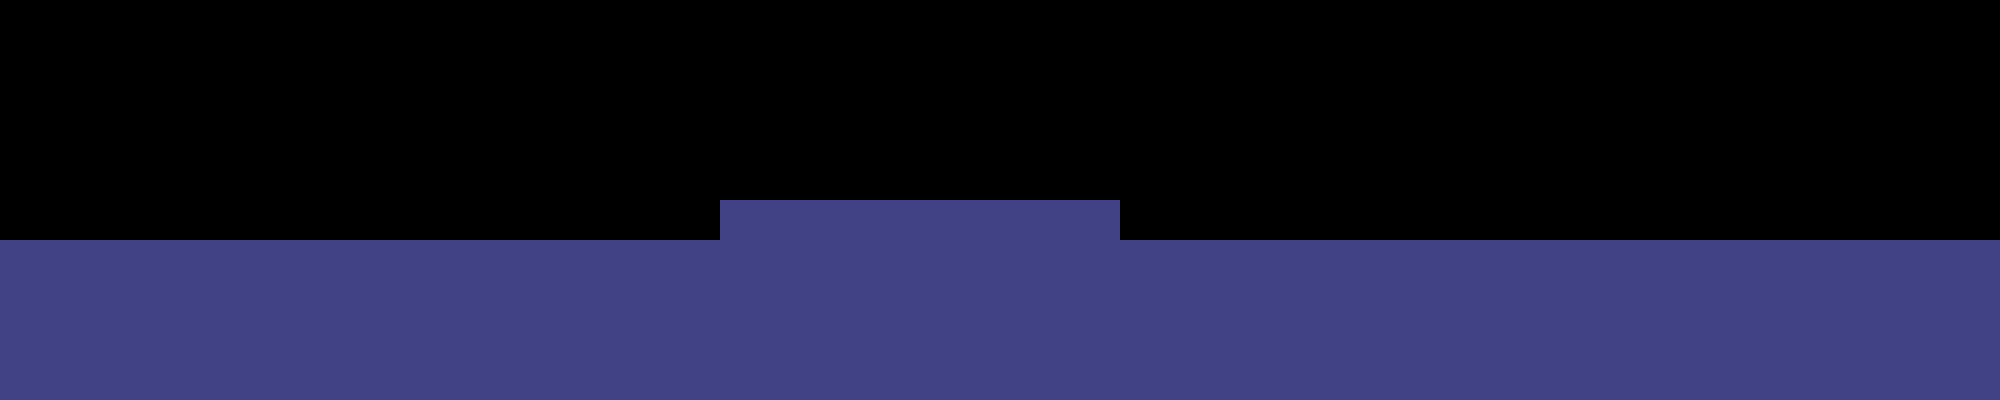

Rendered tile map (Tiled .tmx) drawn with the repository's tilesets; below, a short description and the full map source, tile grids included:
An orthogonal 50x10 tile map with 40x40 px tiles, 1 tile layer (floor), 2 tilesets and 13 objects (spawn, ddd_scene).

<map version="1.11" tiledversion="1.12.2" orientation="orthogonal" renderorder="right-down" width="50" height="10" tilewidth="40" tileheight="40" infinite="0" nextlayerid="10" nextobjectid="47">
 <editorsettings>
  <export target="room_cc_kingbattle.lua" format="lua" />
 </editorsettings>
 <properties>
  <property name="name" value="King Battle" />
  <property name="name_id" value="map_room_cc_kingbattle_name" />
  <property name="open_utdr_logic_status" value="" />
  <property name="open_utdr_notes" value="" />
  <property name="open_utdr_scope" value="" />
  <property name="open_utdr_visual_status" value="" />
  <property name="speed" type="int" value="0" />
 </properties>
 <tileset firstgid="1" source="../tilesets/bg_tiles_castle.tsx" />
 <tileset firstgid="41" source="../tilesets/platform.tsx" />
 <layer id="1" name="floor" width="50" height="10">
  <data encoding="csv">
0,0,0,0,0,0,0,0,0,0,0,0,0,0,0,0,0,0,0,0,0,0,0,0,0,0,0,0,0,0,0,0,0,0,0,0,0,0,0,0,0,0,0,0,0,0,0,0,0,0,
0,0,0,0,0,0,0,0,0,0,0,0,0,0,0,0,0,0,0,0,0,0,0,0,0,0,0,0,0,0,0,0,0,0,0,0,0,0,0,0,0,0,0,0,0,0,0,0,0,0,
0,0,0,0,0,0,0,0,0,0,0,0,0,0,0,0,0,0,0,0,0,0,0,0,0,0,0,0,0,0,0,0,0,0,0,0,0,0,0,0,0,0,0,0,0,0,0,0,0,0,
0,0,0,0,0,0,0,0,0,0,0,0,0,0,0,0,0,0,0,0,0,0,0,0,0,0,0,0,0,0,0,0,0,0,0,0,0,0,0,0,0,0,0,0,0,0,0,0,0,0,
0,0,0,0,0,0,0,0,0,0,0,0,0,0,0,0,0,0,0,0,0,0,0,0,0,0,0,0,0,0,0,0,0,0,0,0,0,0,0,0,0,0,0,0,0,0,0,0,0,0,
0,0,0,0,0,0,0,0,0,0,0,0,0,0,0,0,0,0,23,23,23,23,23,23,23,23,23,23,0,0,0,0,0,0,0,0,0,0,0,0,0,0,0,0,0,0,0,0,0,0,
23,23,23,23,23,23,23,23,23,23,23,23,23,23,23,23,23,23,23,23,23,23,23,23,23,23,23,23,23,23,23,23,23,23,23,23,23,23,23,23,23,23,23,23,23,23,23,23,23,23,
23,23,23,23,23,23,23,23,23,23,23,23,23,23,23,23,23,23,23,23,23,23,23,23,23,23,23,23,23,23,23,23,23,23,23,23,23,23,23,23,23,23,23,23,23,23,23,23,23,23,
23,23,23,23,23,23,23,23,23,23,23,23,23,23,23,23,23,23,23,23,23,23,23,23,23,23,23,23,23,23,23,23,23,23,23,23,23,23,23,23,23,23,23,23,23,23,23,23,23,23,
23,23,23,23,23,23,23,23,23,23,23,23,23,23,23,23,23,23,23,23,23,23,23,23,23,23,23,23,23,23,23,23,23,23,23,23,23,23,23,23,23,23,23,23,23,23,23,23,23,23
</data>
 </layer>
 <objectgroup id="6" name="objects_under">
  <object id="39" gid="41" x="600" y="560" width="640" height="444" />
  <object id="43" gid="11" x="0" y="560" width="615" height="160" />
  <object id="44" gid="11" x="1226" y="560" width="774" height="160" />
  <object id="45" gid="42" x="750" y="170" width="350" height="90" />
 </objectgroup>
 <objectgroup id="7" name="objects_party" />
 <objectgroup color="#0000ff" id="4" name="collision">
  <object id="29" x="0" y="200" width="720" height="40" />
  <object id="30" x="720" y="160" width="400" height="40" />
  <object id="32" x="1120" y="200" width="880" height="40" />
  <object id="33" x="1120" y="400" width="880" height="40" />
  <object id="36" x="0" y="400" width="720" height="40" />
  <object id="37" x="-40" y="240" width="40" height="160" />
  <object id="38" x="2000" y="240" width="40" height="160" />
 </objectgroup>
 <objectgroup color="#7f00ff" id="5" name="markers">
  <object id="27" name="spawn" x="920" y="320">
   <point />
  </object>
 </objectgroup>
 <objectgroup color="#ffc800" id="9" name="controllers">
  <object id="42" type="ddd_scene" x="920" y="320">
   <properties>
    <property name="asset_root" value="assets/3d/kingbattle" />
    <property name="scene" value="kingbattle_3d" />
   </properties>
   <point />
  </object>
 </objectgroup>
</map>
